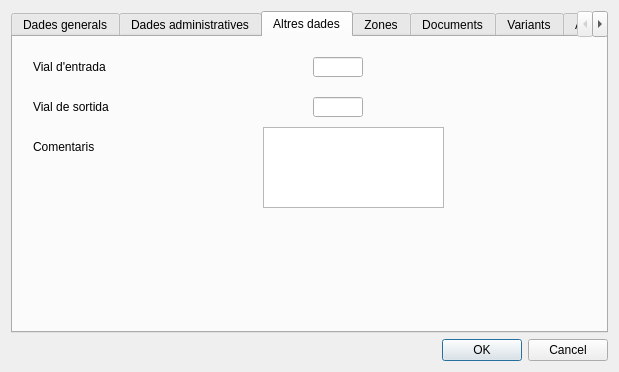
<?xml version="1.0" encoding="UTF-8"?>
<ui version="4.0">
 <class>Dialog</class>
 <widget class="QDialog" name="Dialog">
  <property name="geometry">
   <rect>
    <x>0</x>
    <y>0</y>
    <width>619</width>
    <height>346</height>
   </rect>
  </property>
  <property name="windowTitle">
   <string>Dialog</string>
  </property>
  <layout class="QGridLayout" name="gridLayout_2">
   <item row="0" column="0">
    <widget class="QTabWidget" name="tabWidget">
     <property name="currentIndex">
      <number>2</number>
     </property>
     <widget class="QWidget" name="tab">
      <attribute name="title">
       <string>Dades generals</string>
      </attribute>
      <layout class="QGridLayout" name="gridLayout_3">
       <item row="0" column="0">
        <widget class="QLabel" name="label_3">
         <property name="text">
          <string>Codi de vial</string>
         </property>
        </widget>
       </item>
       <item row="0" column="1">
        <widget class="QLineEdit" name="lineEdit_3">
         <property name="maximumSize">
          <size>
           <width>50</width>
           <height>16777215</height>
          </size>
         </property>
         <property name="text">
          <string/>
         </property>
        </widget>
       </item>
       <item row="0" column="4">
        <widget class="QLabel" name="label_2">
         <property name="text">
          <string>Codi INE</string>
         </property>
        </widget>
       </item>
       <item row="0" column="5">
        <widget class="QLineEdit" name="lineEdit_2">
         <property name="maximumSize">
          <size>
           <width>50</width>
           <height>16777215</height>
          </size>
         </property>
         <property name="text">
          <string/>
         </property>
        </widget>
       </item>
       <item row="1" column="0">
        <widget class="QLabel" name="label_4">
         <property name="text">
          <string>Tipus de vial</string>
         </property>
        </widget>
       </item>
       <item row="1" column="1">
        <widget class="QComboBox" name="comboBox_2">
         <item>
          <property name="text">
           <string>Comença per...</string>
          </property>
         </item>
         <item>
          <property name="text">
           <string>Contenint ...</string>
          </property>
         </item>
        </widget>
       </item>
       <item row="2" column="0">
        <widget class="QLabel" name="label_5">
         <property name="text">
          <string>Particula</string>
         </property>
        </widget>
       </item>
       <item row="2" column="1">
        <widget class="QComboBox" name="comboBox_3">
         <item>
          <property name="text">
           <string>Comença per...</string>
          </property>
         </item>
         <item>
          <property name="text">
           <string>Contenint ...</string>
          </property>
         </item>
        </widget>
       </item>
       <item row="3" column="0">
        <widget class="QLabel" name="label_6">
         <property name="text">
          <string>Nom</string>
         </property>
        </widget>
       </item>
       <item row="3" column="1">
        <widget class="QLineEdit" name="lineEdit_4">
         <property name="maximumSize">
          <size>
           <width>50</width>
           <height>16777215</height>
          </size>
         </property>
         <property name="text">
          <string/>
         </property>
        </widget>
       </item>
       <item row="4" column="0">
        <widget class="QLabel" name="label_7">
         <property name="text">
          <string>Nom oficial</string>
         </property>
        </widget>
       </item>
       <item row="4" column="1">
        <widget class="QLineEdit" name="lineEdit_5">
         <property name="maximumSize">
          <size>
           <width>50</width>
           <height>16777215</height>
          </size>
         </property>
         <property name="text">
          <string/>
         </property>
        </widget>
       </item>
       <item row="5" column="0">
        <widget class="QLabel" name="label_8">
         <property name="text">
          <string>Nom 18</string>
         </property>
        </widget>
       </item>
       <item row="5" column="1">
        <widget class="QLineEdit" name="lineEdit_6">
         <property name="maximumSize">
          <size>
           <width>50</width>
           <height>16777215</height>
          </size>
         </property>
         <property name="text">
          <string/>
         </property>
        </widget>
       </item>
       <item row="6" column="0">
        <widget class="QLabel" name="label_9">
         <property name="text">
          <string>Nom 27</string>
         </property>
        </widget>
       </item>
       <item row="6" column="1">
        <widget class="QLineEdit" name="lineEdit_7">
         <property name="maximumSize">
          <size>
           <width>50</width>
           <height>16777215</height>
          </size>
         </property>
         <property name="text">
          <string/>
         </property>
        </widget>
       </item>
       <item row="7" column="0">
        <widget class="QLabel" name="label_10">
         <property name="text">
          <string>Nom ordenar</string>
         </property>
        </widget>
       </item>
       <item row="7" column="3">
        <widget class="QLineEdit" name="lineEdit_8">
         <property name="maximumSize">
          <size>
           <width>50</width>
           <height>16777215</height>
          </size>
         </property>
         <property name="text">
          <string/>
         </property>
        </widget>
       </item>
       <item row="8" column="0">
        <widget class="QLabel" name="label_11">
         <property name="text">
          <string>Nom complet</string>
         </property>
        </widget>
       </item>
       <item row="8" column="2">
        <widget class="QLineEdit" name="lineEdit_9">
         <property name="maximumSize">
          <size>
           <width>50</width>
           <height>16777215</height>
          </size>
         </property>
         <property name="text">
          <string/>
         </property>
        </widget>
       </item>
       <item row="9" column="0">
        <widget class="QLabel" name="label_12">
         <property name="text">
          <string>Sequència numeracio</string>
         </property>
        </widget>
       </item>
       <item row="9" column="4">
        <widget class="QComboBox" name="comboBox_4">
         <item>
          <property name="text">
           <string>Comença per...</string>
          </property>
         </item>
         <item>
          <property name="text">
           <string>Contenint ...</string>
          </property>
         </item>
        </widget>
       </item>
      </layout>
     </widget>
     <widget class="QWidget" name="tab_2">
      <attribute name="title">
       <string>Dades administratives</string>
      </attribute>
      <layout class="QGridLayout" name="gridLayout">
       <item row="0" column="0">
        <widget class="QLabel" name="label_13">
         <property name="text">
          <string>Data Aprovació vial</string>
         </property>
        </widget>
       </item>
       <item row="0" column="2">
        <widget class="QDateTimeEdit" name="dateTimeEdit">
         <property name="displayFormat">
          <string>dd/MM/yyyy</string>
         </property>
         <property name="calendarPopup">
          <bool>true</bool>
         </property>
        </widget>
       </item>
       <item row="1" column="0">
        <widget class="QLabel" name="label_15">
         <property name="text">
          <string>Normativa urbanística</string>
         </property>
        </widget>
       </item>
       <item row="1" column="3">
        <widget class="QLineEdit" name="lineEdit_10">
         <property name="maximumSize">
          <size>
           <width>50</width>
           <height>16777215</height>
          </size>
         </property>
         <property name="text">
          <string/>
         </property>
        </widget>
       </item>
       <item row="2" column="0" colspan="2">
        <widget class="QLabel" name="label_14">
         <property name="text">
          <string>Data projecte de numeració</string>
         </property>
        </widget>
       </item>
       <item row="2" column="4">
        <widget class="QDateTimeEdit" name="dateTimeEdit_2">
         <property name="displayFormat">
          <string>dd/MM/yyyy</string>
         </property>
         <property name="calendarPopup">
          <bool>true</bool>
         </property>
        </widget>
       </item>
       <item row="3" column="0">
        <widget class="QLabel" name="label_16">
         <property name="text">
          <string>Projecte de numeració</string>
         </property>
        </widget>
       </item>
       <item row="3" column="1">
        <widget class="QLineEdit" name="lineEdit_11">
         <property name="maximumSize">
          <size>
           <width>50</width>
           <height>16777215</height>
          </size>
         </property>
         <property name="text">
          <string/>
         </property>
        </widget>
       </item>
       <item row="4" column="0">
        <widget class="QLabel" name="label_17">
         <property name="text">
          <string>Propietat</string>
         </property>
        </widget>
       </item>
       <item row="4" column="5">
        <widget class="QComboBox" name="comboBox_5">
         <item>
          <property name="text">
           <string>Comença per...</string>
          </property>
         </item>
         <item>
          <property name="text">
           <string>Contenint ...</string>
          </property>
         </item>
        </widget>
       </item>
       <item row="5" column="0">
        <widget class="QLabel" name="label_18">
         <property name="text">
          <string>Nom</string>
         </property>
        </widget>
       </item>
       <item row="5" column="5">
        <widget class="QComboBox" name="comboBox_6">
         <item>
          <property name="text">
           <string>Comença per...</string>
          </property>
         </item>
         <item>
          <property name="text">
           <string>Contenint ...</string>
          </property>
         </item>
        </widget>
       </item>
      </layout>
     </widget>
     <widget class="QWidget" name="tab_3">
      <attribute name="title">
       <string>Altres dades</string>
      </attribute>
      <widget class="QLineEdit" name="lineEdit_12">
       <property name="geometry">
        <rect>
         <x>300</x>
         <y>20</y>
         <width>50</width>
         <height>20</height>
        </rect>
       </property>
       <property name="maximumSize">
        <size>
         <width>50</width>
         <height>16777215</height>
        </size>
       </property>
       <property name="text">
        <string/>
       </property>
      </widget>
      <widget class="QLabel" name="label_19">
       <property name="geometry">
        <rect>
         <x>20</x>
         <y>20</y>
         <width>191</width>
         <height>20</height>
        </rect>
       </property>
       <property name="text">
        <string>Vial d'entrada</string>
       </property>
      </widget>
      <widget class="QLineEdit" name="lineEdit_13">
       <property name="geometry">
        <rect>
         <x>300</x>
         <y>60</y>
         <width>50</width>
         <height>20</height>
        </rect>
       </property>
       <property name="maximumSize">
        <size>
         <width>50</width>
         <height>16777215</height>
        </size>
       </property>
       <property name="text">
        <string/>
       </property>
      </widget>
      <widget class="QLabel" name="label_20">
       <property name="geometry">
        <rect>
         <x>20</x>
         <y>60</y>
         <width>191</width>
         <height>20</height>
        </rect>
       </property>
       <property name="text">
        <string>Vial de sortida</string>
       </property>
      </widget>
      <widget class="QLabel" name="label_21">
       <property name="geometry">
        <rect>
         <x>20</x>
         <y>100</y>
         <width>191</width>
         <height>20</height>
        </rect>
       </property>
       <property name="text">
        <string>Comentaris</string>
       </property>
      </widget>
      <widget class="QPlainTextEdit" name="plainTextEdit">
       <property name="geometry">
        <rect>
         <x>250</x>
         <y>90</y>
         <width>181</width>
         <height>81</height>
        </rect>
       </property>
      </widget>
     </widget>
     <widget class="QWidget" name="tab_5">
      <attribute name="title">
       <string>Zones</string>
      </attribute>
     </widget>
     <widget class="QWidget" name="tab_6">
      <attribute name="title">
       <string>Documents</string>
      </attribute>
     </widget>
     <widget class="QWidget" name="tab_7">
      <attribute name="title">
       <string>Variants</string>
      </attribute>
     </widget>
     <widget class="QWidget" name="tab_4">
      <attribute name="title">
       <string>Adreces</string>
      </attribute>
     </widget>
    </widget>
   </item>
   <item row="1" column="0">
    <widget class="QDialogButtonBox" name="buttonBox">
     <property name="orientation">
      <enum>Qt::Horizontal</enum>
     </property>
     <property name="standardButtons">
      <set>QDialogButtonBox::Cancel|QDialogButtonBox::Ok</set>
     </property>
    </widget>
   </item>
  </layout>
 </widget>
 <resources/>
 <connections>
  <connection>
   <sender>buttonBox</sender>
   <signal>accepted()</signal>
   <receiver>Dialog</receiver>
   <slot>accept()</slot>
   <hints>
    <hint type="sourcelabel">
     <x>248</x>
     <y>254</y>
    </hint>
    <hint type="destinationlabel">
     <x>157</x>
     <y>274</y>
    </hint>
   </hints>
  </connection>
  <connection>
   <sender>buttonBox</sender>
   <signal>rejected()</signal>
   <receiver>Dialog</receiver>
   <slot>reject()</slot>
   <hints>
    <hint type="sourcelabel">
     <x>316</x>
     <y>260</y>
    </hint>
    <hint type="destinationlabel">
     <x>286</x>
     <y>274</y>
    </hint>
   </hints>
  </connection>
 </connections>
</ui>
